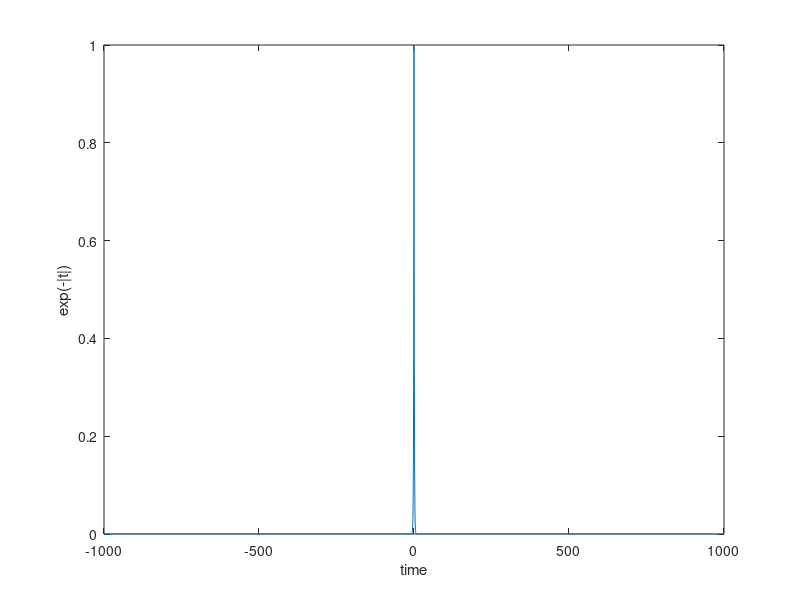
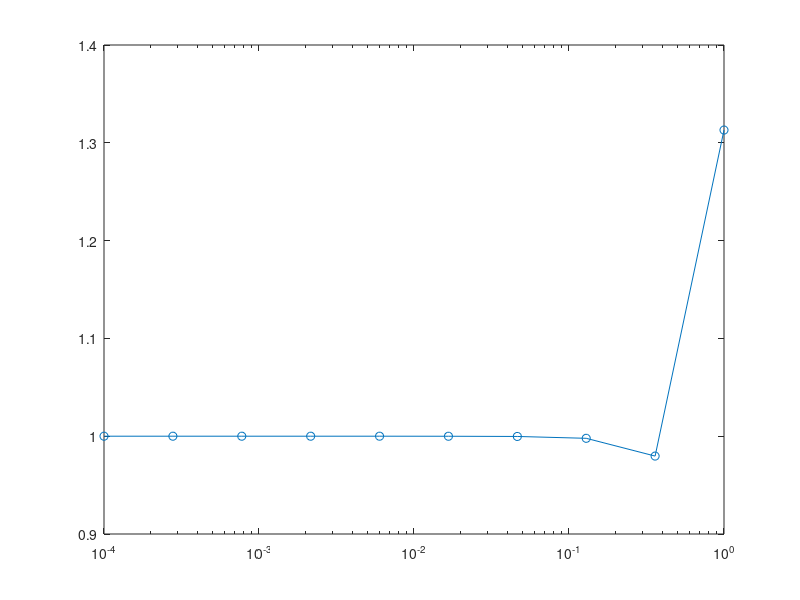

Source code (MATLAB) for these figures, in order:
clc
clear all
close all

%%
Nt = 1000;
inc = logspace(-4, 0, 10);
for nx = 1:length(inc)
    t = -Nt: inc(nx) : Nt;
    xt = exp(-abs(t));
    plot(t, xt);
    xlabel('time');
    ylabel('exp(-|t|)');
    drawnow;
    pause(0.1);
    egx(nx) = trapz(t, xt.^2);
end;
figure;
semilogx(inc, egx, 'o-');